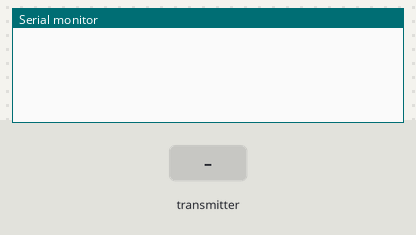
A sketch run on a simulated ESP32. Parts: the last lines printed to the serial monitor. Inputs (shaded band) come from the test bench. No radio packets arrive unless stated.

Above: at 1.2 s.
1.3 s: the transmitter starts sending latitude = 0
At 1.42 s:
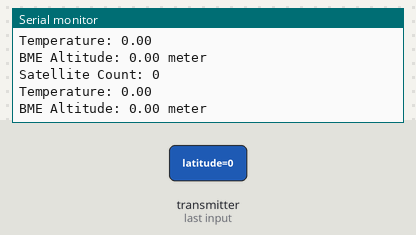
2.8 s: the transmitter starts sending satelliteCount = 64
At 3.9 s:
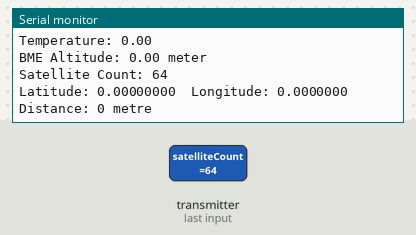

Measured:
- after the input at 1.3 s, the serial monitor: prints a new line at once (image 1)
- after the input at 2.8 s, the serial monitor: prints a new line after 0.07 s (image 2)

The sketch:

Reciever_Nano.ino
```cpp
// RECIEVER ESP32

#include <SPI.h>
#include <nRF24L01.h>
#include <RF24.h>
#define baudRate 9600
#define latitudeFactor 100000000.0
#define longitudeFactor 10000000.0
#define dataDivisionFactor 100

RF24 radio(4, 5); // 4->CE, 5->CSN

const byte address[6] = "00001";

// Max size of this struct is 32 bytes - NRF24L01 buffer limit
typedef struct Data_Package {

  unsigned long latitude;           // 4 byte
  unsigned long longitude;          // 4 byte
  byte satelliteCount;              // 1 byte
  byte polarity;                    // 1 byte      // 1-> +lat,+long;  2-> +lat,-long;  3-> -lat,+long;  4-> -lat,-long
  byte distQuotient;                // 1 byte
  byte distRemainder;               // 1 byte
  byte altQuotient;                 // 1 byte
  byte altRemainder;                // 1 byte
  byte velocity;                    // 1 byte
  byte Hour;                        // 1 byte
  byte Minute;                      // 1 byte
  byte tempQuotient;                // 1 byte
  byte tempRemainder;               // 1 byte
  byte altPolarity;                 // 1 byte
  byte AltitudeQuotient;            // 1 byte
  byte AltitudeRemainder;           // 1 byte
                             // Total 22 bytes
} Data;
Data d; // Create a variable with the above structure


void setup() {
  Serial.begin(baudRate);
  radio.begin();
  radio.openReadingPipe(0, address);
  radio.setPALevel(RF24_PA_MIN);
  radio.setDataRate(RF24_250KBPS);
  radio.startListening();
}

void fixTime() {
  d.Minute += 30;
  if (d.Minute > 59) {
    d.Hour += 1;
    d.Minute -= 60;
  }
  d.Hour += 5;
  if (d.Hour > 23) {
    d.Hour -= 24;
  }

}

float i, j;
String GPS_latitude, GPS_longitude, GPS_satellite, GPS_distance, GPS_altitude, GPS_time, GPS_speed, BME_temp, BME_altitude;

void loop() {
  // Check whether there is data to be received
  if (radio.available()) {
    while (radio.available()) radio.read(&d, sizeof(Data)); // Read the whole data and store it into the 'data' structure

    storeData();
    displayData();

  }
}


void storeData() {
  GPS_satellite = String(d.satelliteCount);
  if (d.polarity <= 1) {
    i = 1.0;
    j = 1.0;
  }
  else if (d.polarity == 2) {
    i = 1.0;
    j = -1.0;
  }
  else if (d.polarity == 3) {
    i = -1.0;
    j = 1.0;
  }
  else if (d.polarity = 4) {
    i = -1.0;
    j = -1.0;
  }
  else {
    i = 1.0;
    j = 1.0;
  }
  GPS_latitude = String((i * (d.latitude / latitudeFactor)), 8);
  GPS_longitude = String((j * (d.longitude / longitudeFactor)), 7);
  GPS_distance = String(((d.distQuotient * dataDivisionFactor) + d.distRemainder));
  GPS_altitude = String(( (float)(((d.altQuotient * dataDivisionFactor) + d.altRemainder) / 100.0) ), 2);
  fixTime();
  if (d.satelliteCount > 0) GPS_time = String(d.Hour) + ":" + String(d.Minute);
  else GPS_time = " : ";
  GPS_speed = String(d.velocity);
  BME_temp = String((((float)((d.tempQuotient * dataDivisionFactor) + d.tempRemainder)) / 100.0), 2);
  BME_altitude = String(( ((d.altPolarity) ? 1.0 : -1.0) * ((float)((d.AltitudeQuotient * dataDivisionFactor) + d.AltitudeRemainder)) / 100.0), 2);
}


void displayData() {
  Serial.print("Satellite Count: ");
  Serial.println(GPS_satellite);
  if (d.satelliteCount > 0) {
    Serial.print("Latitude: ");
    Serial.print(GPS_latitude);
    Serial.print("\tLongitude: ");
    Serial.println(GPS_longitude);

    Serial.print("Distance: ");
    Serial.print(GPS_distance);
    Serial.println(" metre");

    Serial.print("GPS Altitude: ");
    Serial.print(GPS_altitude);
    Serial.println(" meter");

    Serial.print("Time: ");
    Serial.println(GPS_time);

    Serial.print("Speed: ");
    Serial.print(GPS_speed);
    Serial.println(" km/hr");
  }
  Serial.print("Temperature: ");
  Serial.println(BME_temp);

  Serial.print("BME Altitude: ");
  Serial.print(BME_altitude);
  Serial.println(" meter \n\n");

}
```
